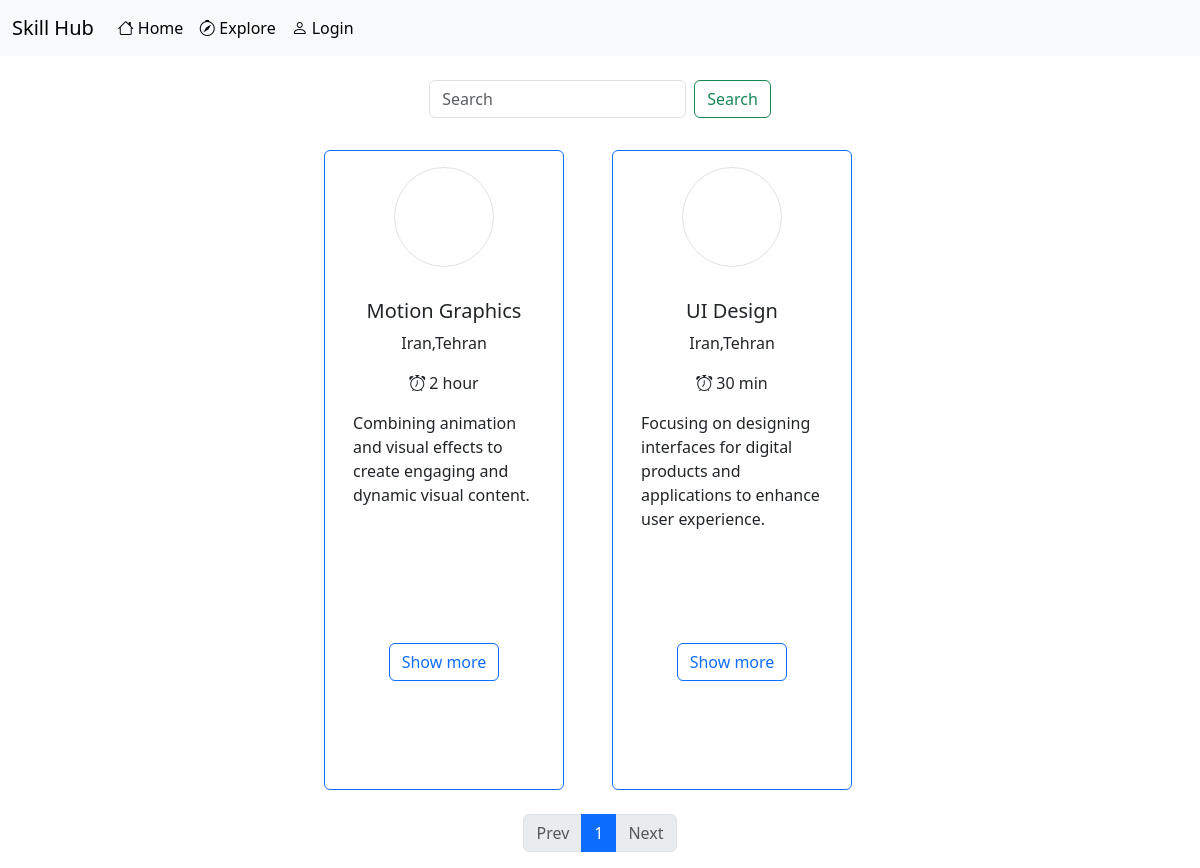
/skills/explore/Marjan/, run on the app's committed database.
### skills/models.py (models this page shows, shortened)
class Skills(models.Model):
    user = models.ForeignKey(User, on_delete=models.CASCADE)
    category = models.ForeignKey('SkillsCategory', on_delete=models.CASCADE)
    title = models.CharField(max_length=100)
    time = models.ForeignKey('SkillsTime', on_delete=models.CASCADE)
    description = models.TextField()
    create = models.DateTimeField(auto_now_add=True, null=True)
    like = models.ManyToManyField(User, related_name='skills_like',null=True,blank=True)
    rating = models.ManyToManyField('Rate',related_name='skills_rating',null=True,blank=True)

class SkillsTime(models.Model):
    time = models.CharField(max_length=100)
    def __str__(self):
        return self.time

### account/models.py (models this page shows, shortened)
class Profile(models.Model):
    user = models.OneToOneField(User, on_delete=models.CASCADE, related_name='profile_user')
    phone = models.IntegerField(null=True)
    first_name = models.CharField(max_length=100, null=True)
    last_name = models.CharField(max_length=100, null=True)
    country = models.CharField(max_length=100, null=True)
    city = models.CharField(max_length=100, null=True)
    address = models.CharField(max_length=100, null=True)
    image = models.ImageField(upload_to='media/owner_profile/', default='media/default_images/avatar.png')
    @property
    def complete(self):
        if self.phone is not None and self.first_name is not None and self.last_name is not None and self.country and self.city is not None and self.address is not None:
            return True
        else:
            return False

### skills/views.py (the view)
# urls.py: path('explore/', views.explore, name='explore'),
def explore(request, slug=None):
    if slug:
        user = get_object_or_404(User, username=slug)
        if user.profile_user.complete:
            skills = Skills.objects.filter(user=user).order_by('-create')
        else:
            return redirect('home:main')
    else:
        skills = Skills.objects.all().order_by('-create')
    form = SearchForm()
    paginator = Paginator(skills, 12)
    page_num = request.GET.get('page')
    page_obj = paginator.get_page(page_num)
    contex = {'skills': page_obj, 'form': form}
    return render(request, 'skills/explore.html', contex)

### skills/forms.py
class SearchForm(forms.Form):
    search = forms.CharField(max_length=20)

### skills/templates/skills/explore.html (shortened to what this page needs)
{% extends '_base.html' %}
{% block body %}
    <div style="width: 100vw" class="d-flex justify-content-center mt-4 mb-2">
        <form method="post" action="{% url 'skills:skill_search' %}" class="d-flex" role="search">
            <input name="search" class="form-control me-2" type="search" placeholder="Search" aria-label="Search">
            <button class="btn btn-outline-success" type="submit">Search</button>
        </form>
    </div>
    <div class="row d-flex justify-content-center" style="width: 100vw">
        {% for s in skills %}
            <div style="width: 20vw;height: 80vh"
                 class="m-4 rounded col-3 d-flex flex-column align-items-center border border-primary">
                <div style="width: 100%;" class="d-flex justify-content-center my-3">
                    <a href="{% url 'user:user_profile' s.user.username %}">
                        <div style="width: 100px;height: 100px;background-image: url({{ s.user.profile_user.image.url }});background-size: cover;background-position: center"
                             class="border rounded-circle"></div>
                    </a>
                </div>
                <div style="width: 100%;" class="d-flex flex-column align-items-center my-3">
                    <h5>{{ s.title }}</h5>
                    <p>{{ s.user.profile_user.country }},{{ s.user.profile_user.city }}</p>
                    <p><i class="bi bi-alarm me-1"></i>{{ s.time }}</p>
                    <div style="width: 85%;height: 27vh;overflow: hidden" class="">{{ s.description }}</div>
                    <a href="{% url 'skills:skill_info' s.id %}" class="btn btn-outline-primary mt-3">Show more</a>
                </div>
            </div>
        {% endfor %}
    </div>
    <div class="d-flex justify-content-center" aria-label="...">
        <ul class="pagination">
            <li class="page-item">
                <a class="page-link {% if not skills.has_previous %}disabled{% endif %}"
                   href="{% if skills.has_previous %}?page={{ skills.previous_page_number }}{% endif %}">Prev</a>
            </li>
            <li class="page-item active" aria-current="page">
                <a class="page-link" href="?page={{ skills.number }}">{{ skills.number }}</a>
            </li>
            <li class="page-item">
                <a class="page-link {% if not skills.has_next %}disabled{% endif %}"
                   href="{% if skills.has_next %}?page={{ skills.next_page_number }}{% endif %}">Next</a>
            </li>
        </ul>
    </div>
{% endblock %}

### data on the page
Skills: title "Motion Graphics", user.profile_user.country "Iran", user.profile_user.city "Tehran", time "2 hour", description "Combining animation and visual effects to create engaging and dynamic visual content."
Skills: title "UI Design", user.profile_user.country "Iran", user.profile_user.city "Tehran", time "30 min", description "Focusing on designing interfaces for digital products and applications to enhance user experience."

### other printed values
{{ skills.number }} "1"
